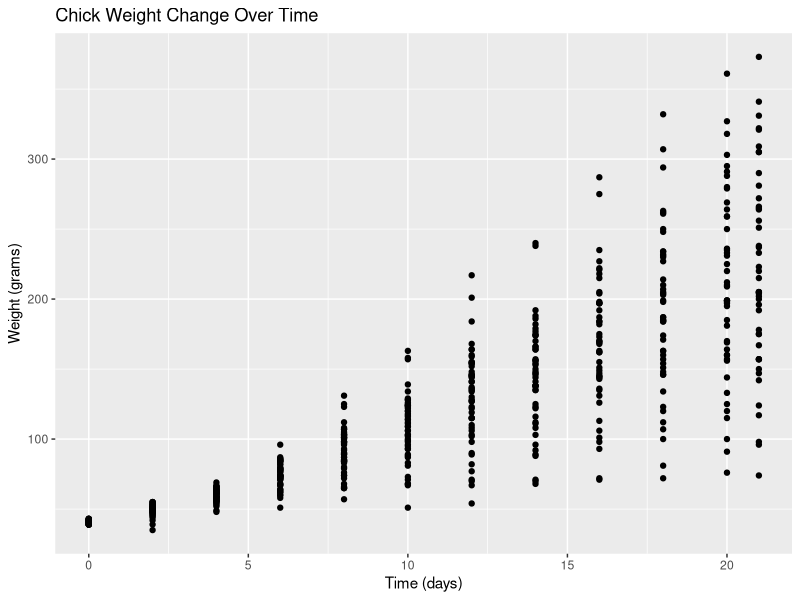
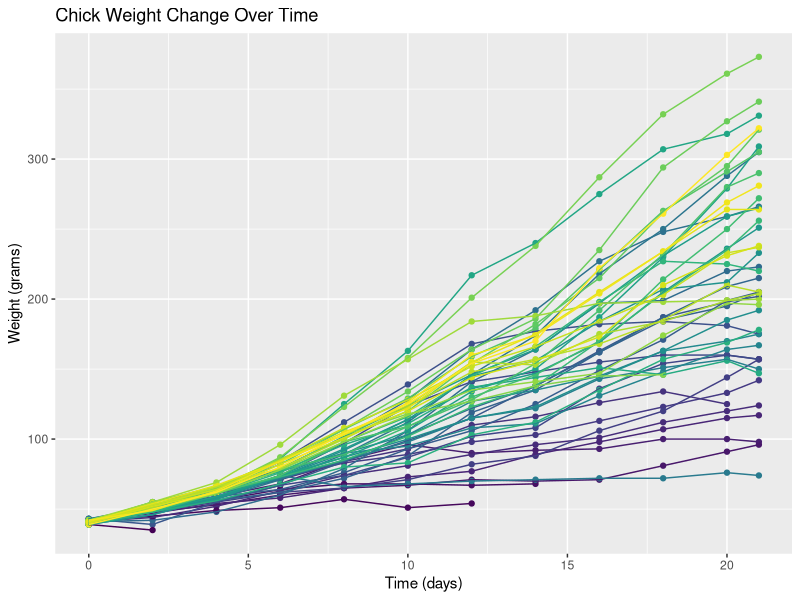
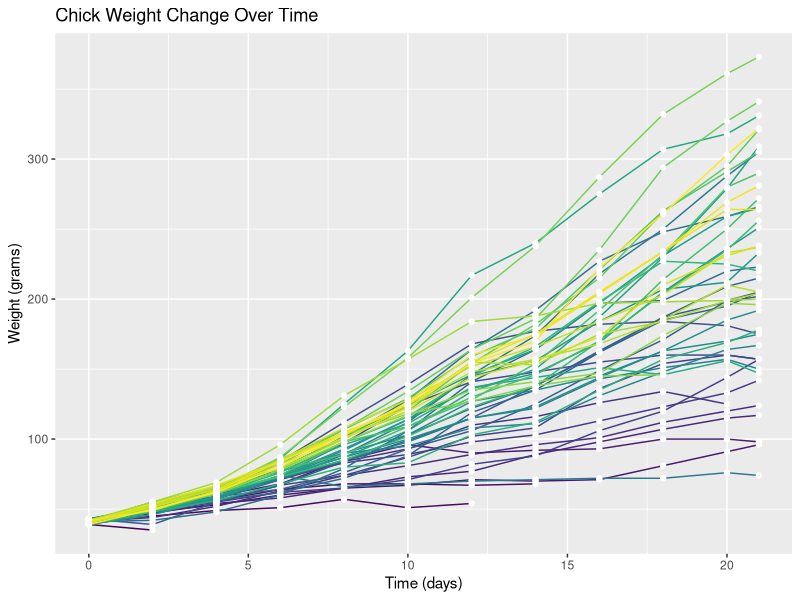
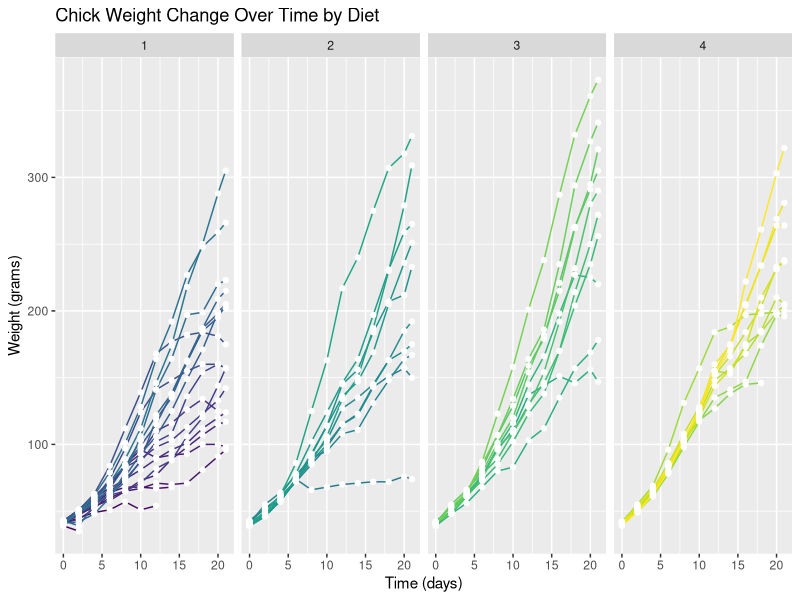
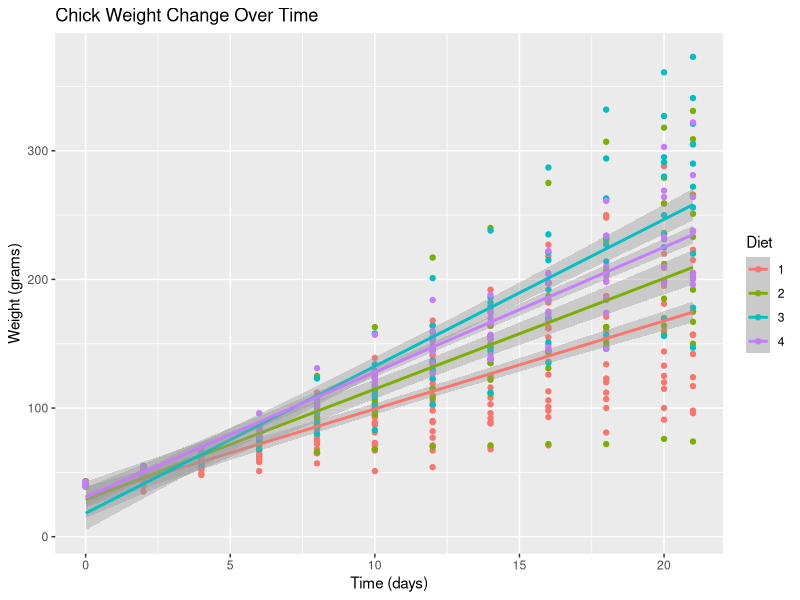
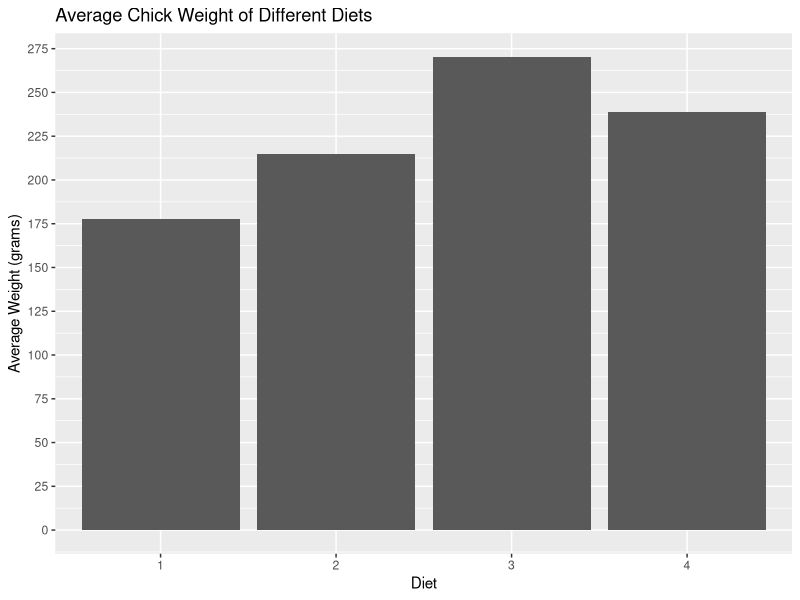
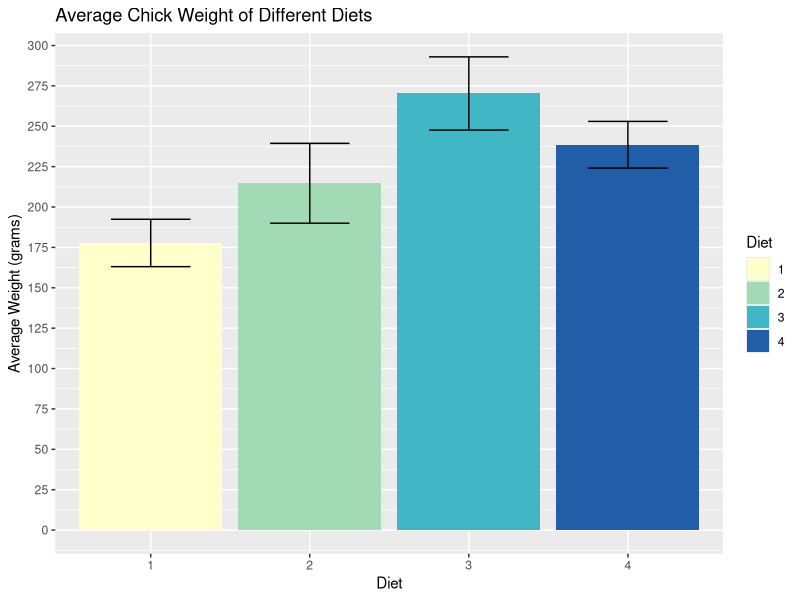
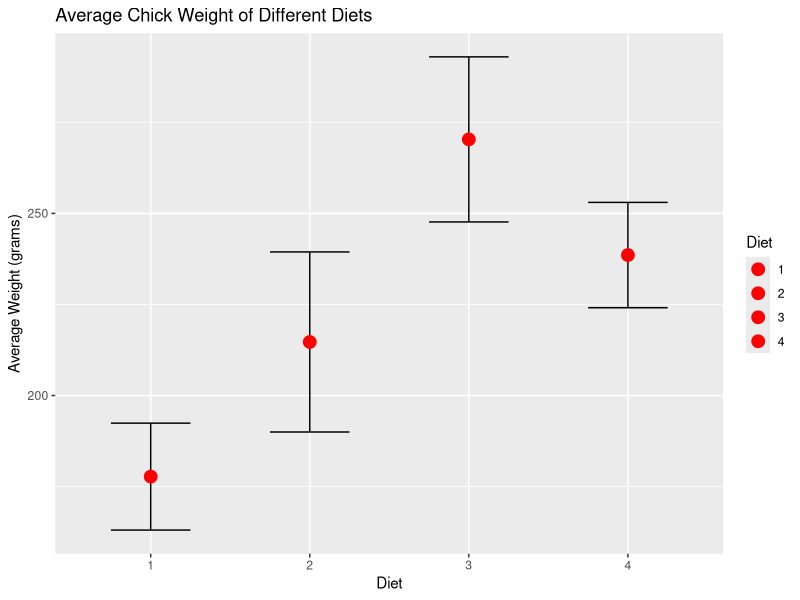

The R source for these figures, in order:
## ---- chunk 1
knitr::opts_chunk$set(echo = TRUE, eval = TRUE,  
                      warning = FALSE, message = FALSE, 
                      fig.align = "center",
                      R.options = list(max.print=100))

# Edit the file starting below
## ---- chunk 2
# Save dataset as a dataframe
ChickWeight <- as.data.frame(ChickWeight)

# Visualize the first ten rows of the dataset
head(ChickWeight,10)
## ---- chunk 3
length(table(ChickWeight$Chick)) # Count number of distinct chicks are there
length(table(ChickWeight$Time)) # Count number of distinct time points
length(table(ChickWeight$Diet)) # Count number of distinct diet conditions

# Count number of chicks per diet condition
table(ChickWeight$Time==0 & ChickWeight$Diet==1)
table(ChickWeight$Time==0 & ChickWeight$Diet==2)
table(ChickWeight$Time==0 & ChickWeight$Diet==3)
table(ChickWeight$Time==0 & ChickWeight$Diet==4) 
## ---- chunk 4
# Load package
library(ggplot2)

ggplot(data = ChickWeight, aes(x=Time, y=weight)) + # Plot of Weight over Time
  geom_point() + # Add points on the plot
  labs(title = "Chick Weight Change Over Time",
       x = "Time (days)",
       y = "Weight (grams)")
## ---- chunk 5
# Plot of Weight over Time
ggplot(data = ChickWeight, aes(x=Time, y=weight, color=Chick)) +
  geom_point() + # Add points on the plot
  geom_line() + # Connect all points on the plot for each chick
  labs(title = "Chick Weight Change Over Time",
       x = "Time (days)",
       y = "Weight (grams)") +
  theme(legend.position = "none") # Get rid of the legend
## ---- chunk 6
# Plot of Weight over Time colored by each chick
ggplot(data = ChickWeight, aes(x=Time, y=weight, color=Chick)) +
  geom_line() + # Connect points on the plot by each chick
  geom_point(color="white") + # Add points on the plot and make them white
  labs(title = "Chick Weight Change Over Time",
       x = "Time (days)",
       y = "Weight (grams)") +
  theme(legend.position = "none") # Get rid of the legend
## ---- chunk 7
# Plot of Weight over Time colored by each chick
ggplot(data = ChickWeight, aes(x=Time, y=weight, color=Chick)) +
  geom_line() + # Connect points on the plot by each chick
  geom_point(color="white") + # Add points on the plot and make them white
  labs(title = "Chick Weight Change Over Time by Diet",
       x = "Time (days)",
       y = "Weight (grams)") +
  theme(legend.position = "none") + # Get rid of the legend
  facet_grid(~Diet) # Split into separate graphs by diet
## ---- chunk 8
# Plot of Weight over Time for each diet
ggplot(data = ChickWeight, aes(x=Time, y=weight, color=Diet)) +
  geom_point() + # Add points on the plot
  labs(title = "Chick Weight Change Over Time",
       x = "Time (days)",
       y = "Weight (grams)") +
  geom_smooth(method = "lm") # Linear regression line
## ---- chunk 9
# Index for only max chick weight
ggplot(data=ChickWeight[ChickWeight$Time==21,], aes(x=Diet, y=weight)) +
  geom_bar(stat="summary", fun="mean") + # Bar graph of avg weight for each diet
  scale_y_continuous(name="Average Weight (grams)", # Y-Axis title rename
                     breaks=seq(0,300,25)) + # Ticks 0-300 by increments of 25
  labs(title="Average Chick Weight of Different Diets")

## ---- chunk 10
# Index for only max chick weight
ggplot(data=ChickWeight[ChickWeight$Time==21,], aes(x=Diet, y=weight, fill=Diet)) +
  geom_bar(stat="summary", fun="mean") + # Bar graph of avg weight for each diet
  geom_errorbar(stat = "summary", fun.data = "mean_se", width=0.5) +
  scale_y_continuous(name="Average Weight (grams)", # Y-Axis title rename
                     breaks=seq(0,300,25)) + # Ticks 0-300 by increments of 25
  labs(title="Average Chick Weight of Different Diets") +
  scale_fill_brewer(palette="YlGnBu") # Color bars of the graph
## ---- chunk 11
# Index for only max chick weight
ggplot(data=ChickWeight[ChickWeight$Time==21,], aes(x=Diet, y=weight, fill=Diet)) +
  geom_errorbar(stat = "summary", fun.data = "mean_se", width=0.5) +
  # Avg weight for each diet as a red dot
  geom_point(stat="summary", fun="mean", size=4, color="Red") + 
  scale_y_continuous(name="Average Weight (grams)") + # Y-Axis title rename
  labs(title="Average Chick Weight of Different Diets")
## ---- chunk 12
ggplot(data=ChickWeight, aes(x=Time, y=weight, color=Diet)) + 
  geom_point(stat="summary", fun="mean", size=2, pch=4) + # Points as 'x'
  geom_line(stat="summary", fun="mean") + # Mean lines to connect points
  labs(title= "Average Chick Weight Over Time by Different Diets",
       x="Time (days)",
       y="Average Weight (grams)")
## ---- chunk 13
## DO NOT DELETE THIS BLOCK!
Sys.info()
